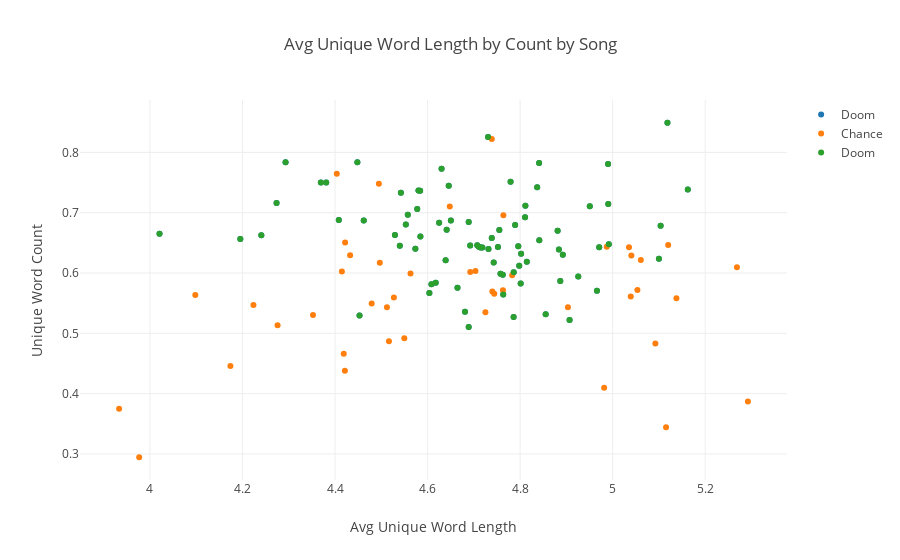

Notebook cell for this chart:
### Code cell
unique_count_to_length(sub_works.values())

### Figure 1 — Plotly figure (JSON) as saved in the notebook; plotly's stock layout.template omitted (floating-point values rounded to 4 significant figures)
{"data": [{"hoverinfo": "text", "mode": "markers", "name": "Doom", "text": ["Anti-Matter", "Supervillainz", "Absolutely", "More Rhymin'", "Batty-Boys", "Rap Ambush", "Ballskin", "Microwave Mayo", "Lightworks", "Gazillion Ear", "Angelz", "Strange Universe", "Raid", "Strange Ways", "Great Day", "Accordion", "Money Folder", "America's Most Blunted", "Fall Back/Titty Fat", "Space Ho's", "Vats of Urine", "Mince Meat", "Crosshairs", "Perfect Hair", "Bada Bing", "El Chupa Nibre", "No Names", "A.T.H.F.", "Basket Case", "Old School", "Benzie Box", "The Mask", "Sofa King Remix", "El Chupa Nibre Remix", "Perfect Hair II", "Korn Dogs", "Space Ho's (Madlib Remix)", "Entrees: Kookies", "Appetizers: One Beer", "Entrees: Kon Karne", "The Mic", "Who You Think I Am", "The Finest", "Hero V.S. Villain", "Greenbacks", "Go With the Flow", "Beef Rapp", "Deep Fried Frenz", "Kon Queso", "Hoe Cakes", "Rapp Snitch Knishes", "Blunt Drunk (All Outta Ale Remix)", "Angeles", "Ghostwhirl", "Rock Co.Kane Flow", "Chinatown Wars (Like a Renegade)", "Put Your Quarter Up", "Potholderz", "Closer", "Never Dead", "New Beginning", "Get 'Er Done", "Trap Door", " Cellz", "Project Jazz", "November Has Come", "In the Streets", "Highs and Lows *", "Fire Wood Drumstix", "Victory Laps", "Fly That Knot", "Blacklist", "The Unexpected", "Biochemical Equation", "Masquatch", "Ray Gun", "I Hear Voices\t", "Think I Am", "Melody (Remix)"], "type": "scatter", "x": [4.604, 4.195, 4.971, 4.99, 4.786, 5.118, 4.881, 5.104, 4.731, 4.887, 4.811, 4.951, 4.779, 4.796, 4.752, 4.707, 4.892, 4.584, 4.692, 4.764, 4.711, 4.884, 4.65, 4.641, 4.801, 4.743, 4.763, 4.841, 5.1, 4.63, 4.689, 4.462, 4.618, 4.732, 4.529, 4.926, 4.758, 4.814, 4.608, 4.802, 4.786, 4.293, 4.855, 4.681, 4.966, 4.574, 4.739, 4.907, 4.665, 4.453, 4.837, 4.689, 4.625, 4.369, 4.639, 4.381, 4.274, 4.021, 4.557, 4.718, 4.448, 4.408, 4.789, 5.162, 4.553, 4.54, 4.58, 4.841, 4.811, 4.99, 4.798, 4.585, 4.755, 4.542, 4.714, 4.646, 4.992, 4.241, 4.578], "y": [0.5667, 0.6564, 0.6427, 0.7808, 0.6014, 0.8492, 0.6703, 0.6784, 0.8254, 0.587, 0.7114, 0.7105, 0.7514, 0.6442, 0.6432, 0.646, 0.6302, 0.7366, 0.6457, 0.5643, 0.6435, 0.6392, 0.6872, 0.6717, 0.5827, 0.6174, 0.597, 0.6543, 0.6235, 0.7727, 0.6844, 0.6872, 0.584, 0.64, 0.6631, 0.5944, 0.5989, 0.6187, 0.5813, 0.6318, 0.5272, 0.7838, 0.5316, 0.5356, 0.5706, 0.6401, 0.6581, 0.5219, 0.5757, 0.5295, 0.7421, 0.5104, 0.6835, 0.75, 0.6213, 0.75, 0.7162, 0.6651, 0.6968, 0.6424, 0.7838, 0.6877, 0.6798, 0.7387, 0.6804, 0.6452, 0.7366, 0.7824, 0.6926, 0.7143, 0.6121, 0.6605, 0.6712, 0.7329, 0.6424, 0.7447, 0.6478, 0.6626, 0.7061]}, {"hoverinfo": "text", "mode": "markers", "name": "Chance", "text": ["Lost", "Acid Rain", "Chain Smoker", "Everything's Good (Good Ass Outro)", "Interlude (That's Love)", "Juice", "Paranoia *", "NaNa", "Cocoa Butter Kisses", "Smoke Again", "Pusha Man", "Favorite Song", "Good Ass Intro", "Everybody's Something", "14,400 Minutes", "Brain Cells", "Juke Juke", "Missing You", "Nostalgia", "Prom Night", "U Got Me Fucked Up", "Hey Ma", "Fuck You Tahm Bout", "Family", "Windows", "Long Time II", "I Am Very Very Lonely", "Same Drugs", "Smoke Break", "Angels", "All Night", "Drown", "Blessings (Reprise)", "How Great", "Finish Line", "Mixtape", "All We Got", "D.R.A.M. Sings Special", "Juke Jam", "No Problem", "Summer Friends", "Blessings", "The Writer", "I Ain't Word", "Israel (Sparring)"], "type": "scatter", "x": [4.098, 5.138, 4.433, 5.292, 5.115, 4.763, 5.04, 4.764, 4.404, 4.497, 4.422, 4.648, 4.982, 4.903, 4.692, 5.269, 4.224, 4.479, 5.035, 5.092, 4.739, 4.527, 4.725, 4.512, 4.55, 4.783, 4.495, 4.276, 4.421, 3.977, 4.174, 4.419, 5.12, 5.054, 4.563, 4.517, 4.415, 3.933, 4.352, 4.74, 4.703, 4.987, 4.744, 5.039, 5.061], "y": [0.5635, 0.5582, 0.6295, 0.3869, 0.3444, 0.5714, 0.6291, 0.6957, 0.7647, 0.6169, 0.6504, 0.7102, 0.4098, 0.5433, 0.6019, 0.6096, 0.5468, 0.5496, 0.6429, 0.4831, 0.8221, 0.5593, 0.5351, 0.543, 0.4918, 0.5964, 0.748, 0.5133, 0.4378, 0.2945, 0.4457, 0.4661, 0.6466, 0.5717, 0.5994, 0.4869, 0.6027, 0.375, 0.5303, 0.5695, 0.6035, 0.6434, 0.5658, 0.561, 0.6215]}, {"hoverinfo": "text", "mode": "markers", "name": "Doom", "text": ["Anti-Matter", "Supervillainz", "Absolutely", "More Rhymin'", "Batty-Boys", "Rap Ambush", "Ballskin", "Microwave Mayo", "Lightworks", "Gazillion Ear", "Angelz", "Strange Universe", "Raid", "Strange Ways", "Great Day", "Accordion", "Money Folder", "America's Most Blunted", "Fall Back/Titty Fat", "Space Ho's", "Vats of Urine", "Mince Meat", "Crosshairs", "Perfect Hair", "Bada Bing", "El Chupa Nibre", "No Names", "A.T.H.F.", "Basket Case", "Old School", "Benzie Box", "The Mask", "Sofa King Remix", "El Chupa Nibre Remix", "Perfect Hair II", "Korn Dogs", "Space Ho's (Madlib Remix)", "Entrees: Kookies", "Appetizers: One Beer", "Entrees: Kon Karne", "The Mic", "Who You Think I Am", "The Finest", "Hero V.S. Villain", "Greenbacks", "Go With the Flow", "Beef Rapp", "Deep Fried Frenz", "Kon Queso", "Hoe Cakes", "Rapp Snitch Knishes", "Blunt Drunk (All Outta Ale Remix)", "Angeles", "Ghostwhirl", "Rock Co.Kane Flow", "Chinatown Wars (Like a Renegade)", "Put Your Quarter Up", "Potholderz", "Closer", "Never Dead", "New Beginning", "Get 'Er Done", "Trap Door", " Cellz", "Project Jazz", "November Has Come", "In the Streets", "Highs and Lows *", "Fire Wood Drumstix", "Victory Laps", "Fly That Knot", "Blacklist", "The Unexpected", "Biochemical Equation", "Masquatch", "Ray Gun", "I Hear Voices\t", "Think I Am", "Melody (Remix)"], "type": "scatter", "x": [4.604, 4.195, 4.971, 4.99, 4.786, 5.118, 4.881, 5.104, 4.731, 4.887, 4.811, 4.951, 4.779, 4.796, 4.752, 4.707, 4.892, 4.584, 4.692, 4.764, 4.711, 4.884, 4.65, 4.641, 4.801, 4.743, 4.763, 4.841, 5.1, 4.63, 4.689, 4.462, 4.618, 4.732, 4.529, 4.926, 4.758, 4.814, 4.608, 4.802, 4.786, 4.293, 4.855, 4.681, 4.966, 4.574, 4.739, 4.907, 4.665, 4.453, 4.837, 4.689, 4.625, 4.369, 4.639, 4.381, 4.274, 4.021, 4.557, 4.718, 4.448, 4.408, 4.789, 5.162, 4.553, 4.54, 4.58, 4.841, 4.811, 4.99, 4.798, 4.585, 4.755, 4.542, 4.714, 4.646, 4.992, 4.241, 4.578], "y": [0.5667, 0.6564, 0.6427, 0.7808, 0.6014, 0.8492, 0.6703, 0.6784, 0.8254, 0.587, 0.7114, 0.7105, 0.7514, 0.6442, 0.6432, 0.646, 0.6302, 0.7366, 0.6457, 0.5643, 0.6435, 0.6392, 0.6872, 0.6717, 0.5827, 0.6174, 0.597, 0.6543, 0.6235, 0.7727, 0.6844, 0.6872, 0.584, 0.64, 0.6631, 0.5944, 0.5989, 0.6187, 0.5813, 0.6318, 0.5272, 0.7838, 0.5316, 0.5356, 0.5706, 0.6401, 0.6581, 0.5219, 0.5757, 0.5295, 0.7421, 0.5104, 0.6835, 0.75, 0.6213, 0.75, 0.7162, 0.6651, 0.6968, 0.6424, 0.7838, 0.6877, 0.6798, 0.7387, 0.6804, 0.6452, 0.7366, 0.7824, 0.6926, 0.7143, 0.6121, 0.6605, 0.6712, 0.7329, 0.6424, 0.7447, 0.6478, 0.6626, 0.7061]}], "layout": {"hovermode": "closest", "title": "Avg Unique Word Length by Count by Song", "xaxis": {"title": "Avg Unique Word Length"}, "yaxis": {"title": "Unique Word Count"}}}
